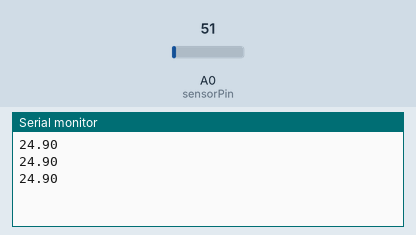
This sketch was run on a simulated Arduino Uno, built with avr-gcc and run on an emulated ATmega328P. Parts: the last lines printed to the serial monitor. Inputs (shaded band) come from the test bench; at power-on: A0 (sensorPin) = 51.

Above: at 1.3 s.
1.4 s: A0 (sensorPin) set to 61
At 1.9 s:
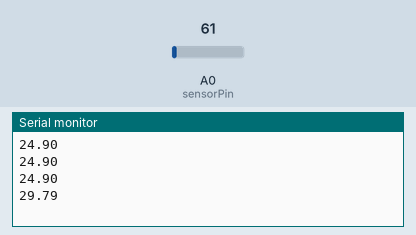
2.9 s: A0 (sensorPin) set to 71
At 3.4 s:
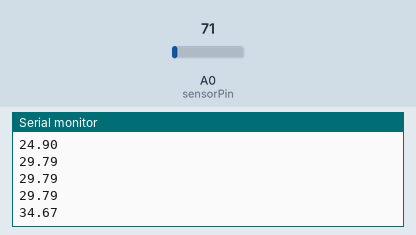
Timing chart, 0 to 5.9 s (numbered marks = the images above; inputs shaded):
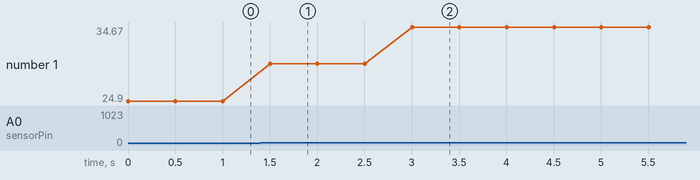

Measured:
- after the input at 1.4 s, the serial monitor: prints a new line after 0.10 s (image 1)
- after the input at 2.9 s, the serial monitor: prints a new line after 0.10 s (image 2)
- plotted number 1: 24.9 → 29.79 after the input at 1.4 s, 29.79 → 34.67 after the input at 2.9 s

The sketch:

LM35-temperature-sensor.ino
```cpp
// ============================================================
// Laboratorio: Sensor de temperatura LM35
// Lee la temperatura ambiente y la muestra por monitor serial
// ============================================================

// Pin del sensor de temperatura
int sensorPin = 0;
// Valor leído del sensor
int sensorVal = 0;
// Temperatura calculada en grados Celsius
float temperatura;

// CONFIGURACIÓN INICIAL
void setup() {
  // Iniciar comunicación serial
  Serial.begin(9600);
}

// PROGRAMA PRINCIPAL
void loop() {
  // Leer el valor analógico del sensor
  sensorVal = analogRead(sensorPin);
  // Convertir la lectura a temperatura (10 mV por grado)
  temperatura = ((sensorVal * 5.0) / 1024) / 0.01;

  // Mostrar la temperatura en el monitor serial
  Serial.println(temperatura);

  // Esperar medio segundo antes de la siguiente lectura
  delay(500);
}
```
